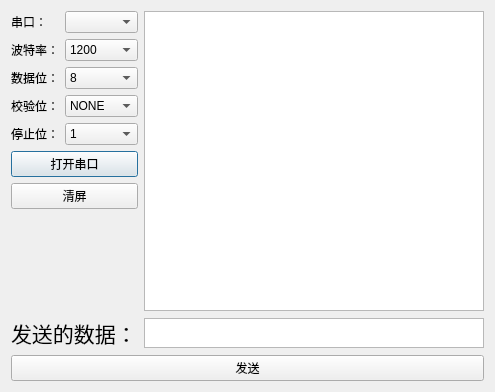
<?xml version="1.0" encoding="UTF-8"?>
<ui version="4.0">
 <class>chuankou</class>
 <widget class="QDialog" name="chuankou">
  <property name="geometry">
   <rect>
    <x>0</x>
    <y>0</y>
    <width>495</width>
    <height>389</height>
   </rect>
  </property>
  <property name="windowTitle">
   <string>chuankou</string>
  </property>
  <layout class="QVBoxLayout" name="verticalLayout_3">
   <item>
    <layout class="QHBoxLayout" name="horizontalLayout_2">
     <item>
      <layout class="QVBoxLayout" name="verticalLayout_2">
       <item>
        <layout class="QFormLayout" name="formLayout">
         <item row="0" column="0">
          <widget class="QLabel" name="label">
           <property name="text">
            <string>串口：</string>
           </property>
          </widget>
         </item>
         <item row="0" column="1">
          <widget class="QComboBox" name="comboBox"/>
         </item>
         <item row="1" column="0">
          <widget class="QLabel" name="label_2">
           <property name="text">
            <string>波特率：</string>
           </property>
          </widget>
         </item>
         <item row="1" column="1">
          <widget class="QComboBox" name="comboBox_2">
           <item>
            <property name="text">
             <string>1200</string>
            </property>
           </item>
           <item>
            <property name="text">
             <string>2400</string>
            </property>
           </item>
           <item>
            <property name="text">
             <string>4800</string>
            </property>
           </item>
           <item>
            <property name="text">
             <string>9600</string>
            </property>
           </item>
           <item>
            <property name="text">
             <string>19200</string>
            </property>
           </item>
           <item>
            <property name="text">
             <string>38400</string>
            </property>
           </item>
           <item>
            <property name="text">
             <string>57600</string>
            </property>
           </item>
           <item>
            <property name="text">
             <string>115200</string>
            </property>
           </item>
          </widget>
         </item>
         <item row="2" column="0">
          <widget class="QLabel" name="label_3">
           <property name="text">
            <string>数据位：</string>
           </property>
          </widget>
         </item>
         <item row="2" column="1">
          <widget class="QComboBox" name="comboBox_3">
           <item>
            <property name="text">
             <string>8</string>
            </property>
           </item>
           <item>
            <property name="text">
             <string>16</string>
            </property>
           </item>
          </widget>
         </item>
         <item row="3" column="0">
          <widget class="QLabel" name="label_4">
           <property name="text">
            <string>校验位：</string>
           </property>
          </widget>
         </item>
         <item row="3" column="1">
          <widget class="QComboBox" name="comboBox_4">
           <item>
            <property name="text">
             <string>NONE</string>
            </property>
           </item>
           <item>
            <property name="text">
             <string>0</string>
            </property>
           </item>
           <item>
            <property name="text">
             <string>1</string>
            </property>
           </item>
          </widget>
         </item>
         <item row="4" column="0">
          <widget class="QLabel" name="label_5">
           <property name="text">
            <string>停止位：</string>
           </property>
          </widget>
         </item>
         <item row="4" column="1">
          <widget class="QComboBox" name="comboBox_5">
           <item>
            <property name="text">
             <string>1</string>
            </property>
           </item>
           <item>
            <property name="text">
             <string>2</string>
            </property>
           </item>
          </widget>
         </item>
        </layout>
       </item>
       <item>
        <widget class="QPushButton" name="pushButton_ck">
         <property name="text">
          <string>打开串口</string>
         </property>
        </widget>
       </item>
       <item>
        <widget class="QPushButton" name="pushButton_clear">
         <property name="text">
          <string>清屏</string>
         </property>
        </widget>
       </item>
       <item>
        <spacer name="verticalSpacer">
         <property name="orientation">
          <enum>Qt::Vertical</enum>
         </property>
         <property name="sizeHint" stdset="0">
          <size>
           <width>20</width>
           <height>40</height>
          </size>
         </property>
        </spacer>
       </item>
      </layout>
     </item>
     <item>
      <widget class="QTextEdit" name="textEdit">
       <property name="minimumSize">
        <size>
         <width>340</width>
         <height>300</height>
        </size>
       </property>
       <property name="maximumSize">
        <size>
         <width>340</width>
         <height>300</height>
        </size>
       </property>
       <property name="readOnly">
        <bool>true</bool>
       </property>
      </widget>
     </item>
    </layout>
   </item>
   <item>
    <layout class="QVBoxLayout" name="verticalLayout">
     <item>
      <layout class="QHBoxLayout" name="horizontalLayout">
       <item>
        <widget class="QLabel" name="label_6">
         <property name="font">
          <font>
           <pointsize>16</pointsize>
          </font>
         </property>
         <property name="text">
          <string>发送的数据：</string>
         </property>
        </widget>
       </item>
       <item>
        <widget class="QTextEdit" name="textEdit_2">
         <property name="sizePolicy">
          <sizepolicy hsizetype="Fixed" vsizetype="Fixed">
           <horstretch>0</horstretch>
           <verstretch>0</verstretch>
          </sizepolicy>
         </property>
         <property name="minimumSize">
          <size>
           <width>340</width>
           <height>30</height>
          </size>
         </property>
         <property name="maximumSize">
          <size>
           <width>340</width>
           <height>30</height>
          </size>
         </property>
        </widget>
       </item>
      </layout>
     </item>
     <item>
      <widget class="QPushButton" name="pushButton_send">
       <property name="text">
        <string>发送</string>
       </property>
      </widget>
     </item>
    </layout>
   </item>
  </layout>
 </widget>
 <layoutdefault spacing="6" margin="11"/>
 <tabstops>
  <tabstop>comboBox</tabstop>
  <tabstop>comboBox_2</tabstop>
  <tabstop>comboBox_3</tabstop>
  <tabstop>comboBox_4</tabstop>
  <tabstop>comboBox_5</tabstop>
  <tabstop>pushButton_ck</tabstop>
  <tabstop>pushButton_clear</tabstop>
  <tabstop>textEdit</tabstop>
  <tabstop>textEdit_2</tabstop>
  <tabstop>pushButton_send</tabstop>
 </tabstops>
 <resources/>
 <connections/>
</ui>
